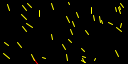
Frame 1 (no input)
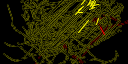
Frame 60 (the mouse pressed at the canvas centre just before this capture)
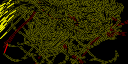
Frame 120 (the mouse held since frame 60 and released just before this capture)

The Processing sketch that drew these frames (run headless with seeded random() and noise(); from frame 60 on, the mouse is pressed at the canvas centre):

// Processing sketch: swarm
// ── swarm.pde
// A simple swarming algorithm
// (c) Alasdair Turner 2008



Drone [] swarm = new Drone [40];
Queen queen;

void setup()
{
  color queenColor;
  color droneColor;
  
  size(128,64);
  //colorMode(HSB);
  queenColor = color(255,0,0);
  droneColor = color(255,255,0);
  
  queen = new Queen(queenColor);
  for (int i = 0; i < swarm.length; i++) {
    swarm[i] = new Drone(droneColor);
  }
  background(0);
}

void draw()
{
  queen.undraw();
  queen.move(swarm);
  queen.draw();
  for (int i = 0; i < swarm.length; i++) {
    swarm[i].undraw();
    swarm[i].move(queen, swarm);
    swarm[i].draw();
  }
}



// ── bee.pde
class  Bee{
  PVector direction;
  PVector position;
  float speed;
  float speedX;
  float speedY;
  float maxAccel;
  float maxVelocity;
  color colour;
  
  Bee(color beeColor, float mvelocity, float maccel){
    // max speed/velocity
    maxVelocity = mvelocity;
    maxAccel = maccel;
    
    // random speed
    speed = random(1,maxVelocity);
    speedX = random(1,maxVelocity);
    speedY = random(1,maxVelocity);
     
    // random location
    position = new PVector(random(0,width),random(0,height));
    
    // random direction
    direction = new PVector(random(-1,1),random(-1,1));
    direction.normalize();
    
    // color
    colour = beeColor;
  }
  
   
  void draw(){
    stroke(colour);
    pushMatrix();
    translate(position.x,position.y);
    line(0,0,direction.x*2,direction.y*2);
    popMatrix();    
  }

  void undraw(){
    stroke(0);
    pushMatrix();
    translate(position.x,position.y);
    line(0,0,direction.x*2,direction.y*2);
    popMatrix();    
  }
}


// ── drone.pde
class Drone extends Bee{
  Drone(color droneColor){ super(droneColor, 3, 1.0); }

  void move(Queen queen, Drone[] swarm){
    if(random(swarm.length) > (swarm.length/5))
      speedX = speedX - 1 + random(maxVelocity/3);
    if(random(swarm.length) > (swarm.length/5))
      speedY = speedY - 1 + random(maxVelocity/3);
    
    // Accellerate
    PVector distanceV = PVector.sub(queen.position, position);
    float distance = abs(distanceV.x) + abs(distanceV.y);
    if (distance == 0)
      distance=1;
      
    speedX += (distanceV.x * maxAccel)/distance;
    speedY += (distanceV.y * maxAccel)/distance;
    
    //speed limit
    if(speedX > maxVelocity)
      speedX = maxVelocity;
    else
      if(speedX < -maxVelocity)
        speedX = -maxVelocity;
        
    if(speedY > maxVelocity)
      speedY = maxVelocity;
    else
      if(speedY < -maxVelocity)
        speedY = -maxVelocity;
        
    direction.x = speedX;
    direction.y = speedY;
    position.add( direction );
    // constrain to screen:
//    position.x = (position.x + width) % width;
  //  position.y = (position.y + height) % height;
  }
}

// ── fly.pde
class Fly
{
  PVector direction;
  PVector position;
  float speed;
  color colour;
  
  Fly()
  {
    // random location
    position = new PVector(random(0,width),random(0,height));
    
    // random direction
    direction = new PVector(random(-1,1),random(-1,1));
    direction.normalize();
    
    // random speed
    speed = random(1,2);
    
    // random HSB color
    colour = color(random(0,256),255,204);
  }
  
  
  void move(Fly [] swarm)
  {
    // fly to the centre of the swarm...
    PVector centre = new PVector(0,0);
    // ...but avoid getting too close to other flies
    int closest = -1;
    float closestdist = width + height;

    for (int i = 0; i < swarm.length; i++) {
      float d = PVector.dist(swarm[i].position,position);
      if (swarm[i] != this && d < closestdist) {
        closest = i;
        closestdist = d;
      }
      centre.add(swarm[i].position);
    }
    centre.mult(1.0/swarm.length);

    // now implement: only fly to the centre if you are not too close
    if (closestdist > 2) {
      PVector centredir = PVector.sub(centre,position);
      centredir.normalize();
      // steer towards the centre, here using simple addition:
      direction.add(centredir);  
    }
    else {
      // otherwise avoid other flies! 
      PVector closestdir = PVector.sub(swarm[closest].position,position);
      closestdir.normalize();
      // steer away from the closest fly, here using simple subtraction:
      direction.sub(closestdir);
    }
    // normalise the combination of other operations
    direction.normalize();
    direction.mult(speed);
    position.add( direction );
    // constrain to screen:
    position.x = (position.x + width) % width;
    position.y = (position.y + height) % height;
  }
  
  void draw()
  {
    stroke(colour);
    pushMatrix();
    translate(position.x,position.y);
    line(0,0,direction.x*2,direction.y*2);
    popMatrix();    
  }
  void undraw()
  {
    stroke(0);
    pushMatrix();
    translate(position.x,position.y);
    line(0,0,direction.x*2,direction.y*2);
    popMatrix();    
  }
}


// ── queen.pde
class Queen extends Bee{
  int borderWidth = 5;
  
  Queen(color queenColor){ super(queenColor, 4.0, 1.5); }

  void move(Bee [] swarm){
    // Accellerate
    speedX += random(-maxAccel,maxAccel);
    speedY += random(-maxAccel,maxAccel);
    
    //speed limit
    if(speedX > maxVelocity)
      speedX = maxVelocity;
    else
      if(speedX < -maxVelocity)
        speedX = -maxVelocity;
        
    if(speedY > maxVelocity)
      speedY = maxVelocity;
    else
      if(speedY < -maxVelocity)
        speedY = -maxVelocity;
        
    // new position
    
    direction.x = speedX;
    direction.y = speedY;
    
    position.x += speedX;
    position.y += speedY;
    
    // constrain to screen:
    if(position.x < borderWidth)
      speedX = abs(speedX*2);
    if(position.x > (width - borderWidth))
      speedX = -abs(speedX*2);
      
    if(position.y < borderWidth)
      speedY = abs(speedY*2);
    if(position.y > (height - borderWidth))
       speedY = -abs(speedY*2);
  }
}
